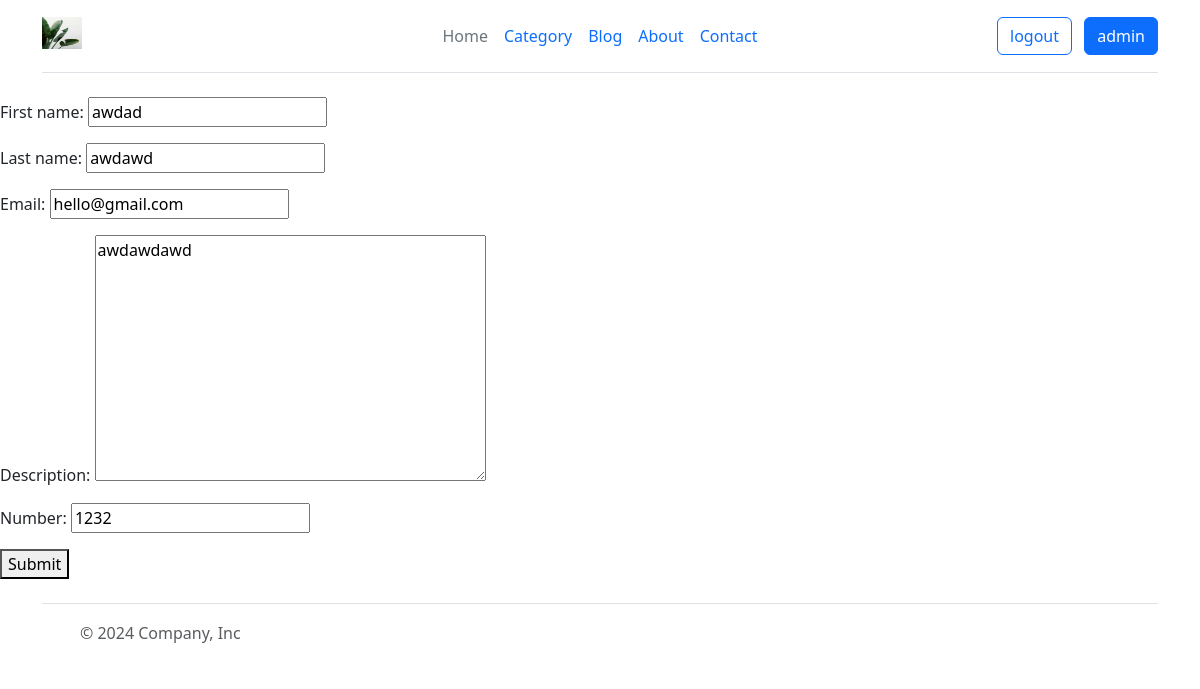
The app's page /contact/update/2/ (signed in) with its own data.
### contact/models.py (models this page shows, shortened)
class Contact(models.Model):
    first_name = models.CharField(max_length=50)
    last_name = models.CharField(max_length=50)
    email = models.CharField(max_length=50)
    description = models.TextField()
    number = models.CharField(max_length=12)

### contact/views.py (the view)
# urls.py: path("contact/update/<int:pk>/", views.contactUpdate_view, name="updateContact"),
@login_required
@require_http_methods(["GET", "POST"])
def contactUpdate_view(request, pk):
    contact = get_object_or_404(Contact, pk=pk)
    if request.method == "POST":
        form = ContactForm(request.POST, instance= contact)
        if form.is_valid():
            form.save()
            return redirect("home")
    else:
        form = ContactForm(instance=contact)
    return render(request, "updateContact.html", {"form":form})

### contact/forms.py
class ContactForm(forms.ModelForm):
    class Meta:
        model = Contact
        fields = "__all__"

### templates/updateContact.html (shortened to what this page needs)
{% include "header.html" %}
<form method="POST">
    {{ form.as_p }}
    <button type="submit">Submit</button>
</form>
{% include "footer.html" %}

### templates/header.html (shortened to what this page needs)
{% load static %}
<!DOCTYPE html>
<html lang="en">
<head>
    <link rel="stylesheet" href="/static/css/style.css">
    <link href="https://cdn.jsdelivr.net/npm/bootstrap@5.3.3/dist/css/bootstrap.min.css" rel="stylesheet">
</head>
<body>
    <div class="container">
    <header class="d-flex flex-wrap align-items-center justify-content-center justify-content-md-between py-3 mb-4 border-bottom">
      <div class="col-md-3 mb-2 mb-md-0">
        <a href="/" class="d-inline-flex link-body-emphasis text-decoration-none">
          <img class="bi" src="/static/img1.jpg" width="40"
          height="32" role="img" aria-label="Bootstrap">
        </a>
      </div>
      <ul class="nav col-12 col-md-auto mb-2 justify-content-center mb-md-0">
        <li><a href="#" class="nav-link px-2 link-secondary">Home</a></li>
        <li><a href={% url "category" %} class="nav-link px-2">Category</a></li>
        <li><a href={% url "blogs" %} class="nav-link px-2">Blog</a></li>
        <li><a href="#" class="nav-link px-2">About</a></li>
        <li><a href={% url "contact" %} class="nav-link px-2">Contact</a></li>
      </ul>
      {% if user.is_authenticated %}
      <div class="col-md-3 text-end">
        <a type="button" href={% url "logout" %} class="btn btn-outline-primary me-2">logout</a>
        <a type="button" href={% url "register" %} class="btn btn-primary">{{user.username}}</a>
      </div>
      {% else %}
      <div class="col-md-3 text-end">
        <a type="button" href={% url "login" %} class="btn btn-outline-primary me-2">Login</a>
        <a type="button" href={% url "register" %} class="btn btn-primary">Sign-up</a>
      </div>
      {% endif %}
    </header>
  </div>

### static/css/style.css (style rules this page uses)
body { background: #fff; font-family: 'PT Sans', sans-serif; }
a { color: #333; }
.btn { padding: 0.6rem 1.2rem; background: #da5767; border: 2px solid #da5767; }

### records on screen
Contact: first_name "awdad", last_name "awdawd", email "hello@gmail.com", description "awdawdawd", number "1232"

### other values on screen
{{ user.username }} "admin"
